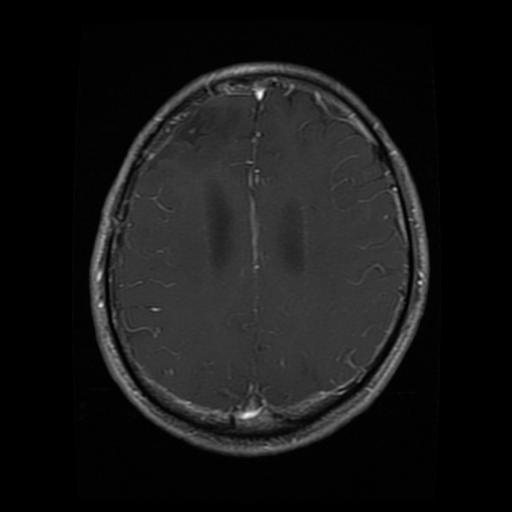
#> input picture brisc2025_balanced_aug/train/glioma/brisc2025_train_00108_gl_ax_t1.jpg, 512 x 512 px; its folder holds only this picture in this run
$ python SVM.py
#> lines starting #> are read from the running program, lines starting #| are printed output that depends on the picture
import os
import cv2
import numpy as np
from sklearn.model_selection import train_test_split
from sklearn.svm import SVC
from sklearn.metrics import accuracy_score, classification_report
from skimage.feature import hog
from tqdm import tqdm

path = 'brisc2025_balanced_aug/train'
class_names = ['glioma', 'meningioma', 'no_tumor', 'pituitary']
img_size = (128, 128)
features = []
labels = []

print("Extracting HOG features...")
for class_index, class_name in enumerate(class_names):
    class_folder = os.path.join(path, class_name)
    for image_file in tqdm(os.listdir(class_folder), desc=f"Processing {class_name}"):
        img_path = os.path.join(class_folder, image_file)
        img = cv2.imread(img_path)
#> img is the input picture: shape (512, 512, 3); min 0, max 252, mean 23
        if img is None:
            continue
        img = cv2.resize(img, img_size)
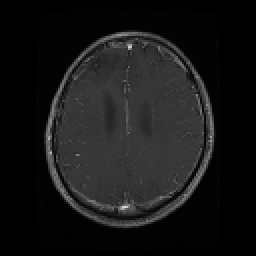
#> img: shape (128, 128, 3) (shown 2 times larger); min 0, max 218, mean 23.1
        gray = cv2.cvtColor(img, cv2.COLOR_BGR2GRAY)

        hog_features = hog(
            gray,
            orientations=9,
            pixels_per_cell=(8, 8),
            cells_per_block=(2, 2),
            block_norm='L2-Hys'
        )
#> hog_features = 8100 values, max 1 at index 3762, min 0 at index 0, mean 0.0915
        features.append(hog_features)
        labels.append(class_index)
#> pass 2 of the loop `for class_index, class_name in enumerate(class_names):`:
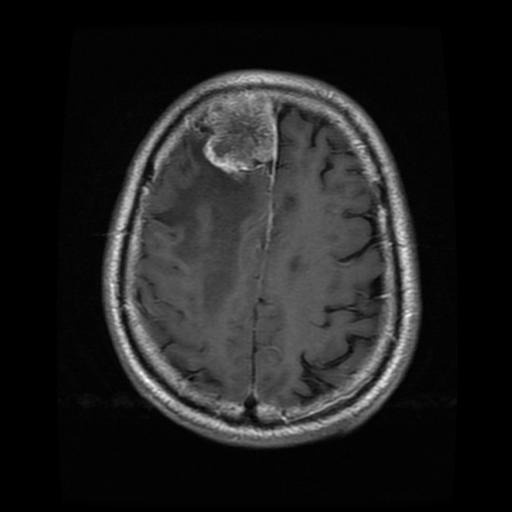
#> input picture brisc2025_balanced_aug/train/meningioma/brisc2025_train_01178_me_ax_t1.jpg, 512 x 512 px
#> img is the input picture: shape (512, 512, 3); min 0, max 255, mean 32.2
#> `img = cv2.resize(img, img_size)`:
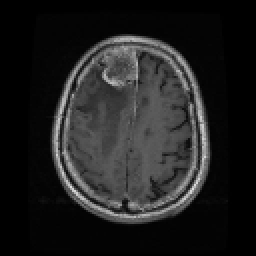
#> img: shape (128, 128, 3) (shown 2 times larger); min 0, max 225, mean 32.3
#> hog_features = 8100 values, max 1 at index 27, min 0 at index 0, mean 0.1
#> (the run stopped early here; a loop or call above may not have finished)
